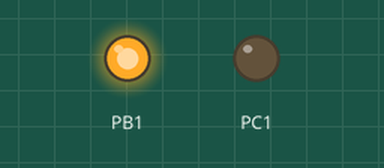
Simulated run of this program. Board: ATmega328P, built with avr-gcc and emulated at 16 MHz. Parts: output pins drawn as LEDs (lit = HIGH). At 0.0 s the program stops and its outputs stay as they are.

Above: at 0.1 s.
Timing chart, 0 to 1.5 s (numbered marks = the images above):
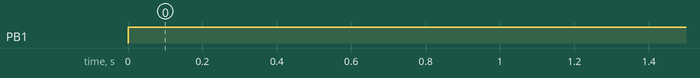

Measured:
- by itself, PB1: LOW → HIGH at 0.00 s

The program:

main.c
```c
/*
 * SPI_SLAVE_APP.c
 *
 * Created: 9/17/2026 2:37:44 PM
 * Author : Eman.Assem
 */
#define F_CPU 16000000
#include <util/delay.h>

#include <avr/io.h>
#include "BIT_MATH.h"
#include "STD_TYPES.h"

#include "SPI.h"

int main(void)
{
	u8 receivedData=0;
	/**LED */
	SET_BIT(DDRC,1);

	SPI_voidSlave_Init();

		SET_BIT(DDRB,1);
		SET_BIT(PORTB,1);


    /* Replace with your application code */
    while (1)
    {

		receivedData = SPI_u8Receive();
		if(receivedData == 'A')
		SET_BIT(PORTC,1);

    }
}
```

SPI.c
```c
#include <avr/io.h>

#include "STD_TYPES.h"
#include "BIT_MATH.h"

#include "SPI.h"


void SPI_voidMaster_Init(void)
{

    /* MOSI -> Output */
    SET_BIT(DDRB, PB3);

    /* MISO -> Input */
    CLR_BIT(DDRB, PB4);

    /* SCK -> Output */
    SET_BIT(DDRB, PB5);

    /* SS -> Output */
    SET_BIT(DDRB, PB2);

    /* SS initially HIGH */
    SET_BIT(PORTB, PB2);


    /* Master Mode */
    SET_BIT(SPCR, MSTR);

    /* MSB First */
    CLR_BIT(SPCR, DORD);

    /* Clock = F_CPU / 16
       SPR1 = 0
       SPR0 = 1
    */
    CLR_BIT(SPCR, SPR1);
    SET_BIT(SPCR, SPR0);

    /* CPOL = 0 ? Clock idle LOW */
    CLR_BIT(SPCR, CPOL);

    /* CPHA = 1 ? Sample on trailing edge */
    SET_BIT(SPCR, CPHA);

/* Enable SPI */
SET_BIT(SPCR, SPE);


}
void SPI_voidSlave_Init(void)
{
	/* MOSI -> Input */
	CLR_BIT(DDRB, PB3);

	/* MISO -> Output */
	SET_BIT(DDRB, PB4);

	/* SCK -> Input */
	CLR_BIT(DDRB, PB5);

	/* SS -> Input */
	CLR_BIT(DDRB, PB2);

	/* Slave Mode */
	CLR_BIT(SPCR, MSTR);

	/* MSB First */
	CLR_BIT(SPCR, DORD);

	/* CPOL = 0 */
	CLR_BIT(SPCR, CPOL);

	/* CPHA = 1 */
	SET_BIT(SPCR, CPHA);
	/* Enable SPI */
	SET_BIT(SPCR, SPE);

}
u8 SPI_u8Transceive(u8 data)
{
	SPDR = data;

	while(GET_BIT(SPSR, SPIF) == 0);

	return SPDR;
}
u8 SPI_u8Receive(void)
{

	while(GET_BIT(SPSR, SPIF) == 0);

	return SPDR;
}
```

SPI.h
```c
///Header Gaurd

#ifndef SPI_HEADER_H_
#define SPI_HEADER_H_


void SPI_voidMaster_Init(void);
void SPI_voidSlave_Init(void);
u8 SPI_u8Transceive(u8 data);
u8 SPI_u8Receive(void);


#endif //SPI_HEADER_H_
```

BIT_MATH.h
```c
#ifndef BIT_MATH_H_
#define BIT_MATH_H_


#define SET_BIT(REG, BIT)       ((REG) |= (1U << (BIT)))
#define CLR_BIT(REG, BIT)       ((REG) &= ~(1U << (BIT)))
#define GET_BIT(REG, BIT)       (((REG) >> (BIT)) & 1U)
#define TGL_BIT(REG, BIT)       ((REG) ^= (1U << (BIT)))


#endif   //BIT_MATH
```

STD_TYPES.h
```c
///Header Gaurd

#ifndef STD_TYPES_H_
#define STD_TYPES_H_

typedef  unsigned char  u8 ;


#endif //STD_TYTPES_H_
```
